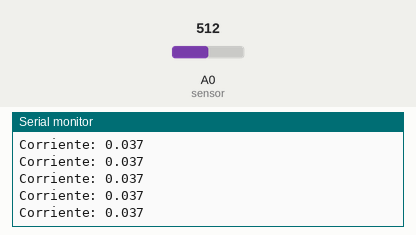
The sketch below on a simulated Arduino Uno, built with avr-gcc and run on an emulated ATmega328P. On the bench: the last lines printed to the serial monitor. Inputs (shaded band) come from the test bench; at power-on: A0 (sensor) = 512.

Above: at 1.2 s.
1.3 s: A0 (sensor) set to 716
At 1.56 s:
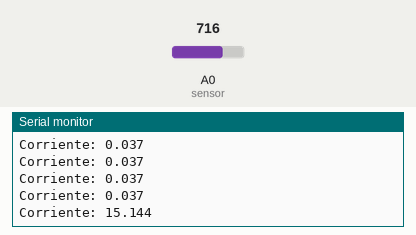
2.8 s: A0 (sensor) set to 900
At 2.97 s:
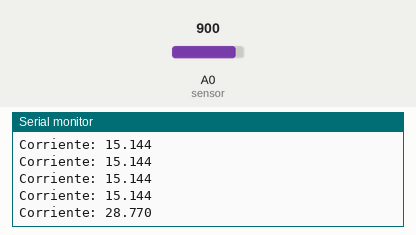
Timing chart, 0 to 5.8 s (numbered marks = the images above; inputs shaded):
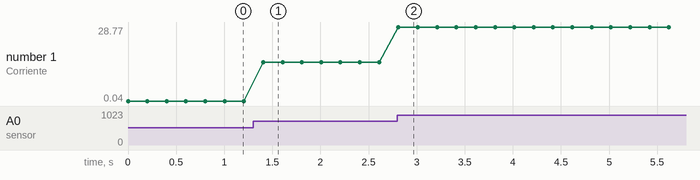

The sketch:

voltaje.ino
```cpp
float Sensibilidad=0.066; //sensibilidad en Voltios/Amperio para sensor de 5A

void setup() {

  Serial.begin(9600);
}

void loop() {

  float voltajeSensor= analogRead(A0)*(5.0 / 1023.0); //lectura del sensor
  float I=(voltajeSensor-2.5)/Sensibilidad; //Ecuación  para obtener la corriente
  Serial.print("Corriente: ");
  Serial.println(I,3);
  delay(200);
}
```

Measured:
- after the input at 1.3 s, the serial monitor: prints a new line after 0.11 s (image 1)
- after the input at 2.8 s, the serial monitor: prints a new line at once (image 2)
- plotted number 1: 0.04 → 15.14 after the input at 1.3 s, 15.14 → 28.77 after the input at 2.8 s
